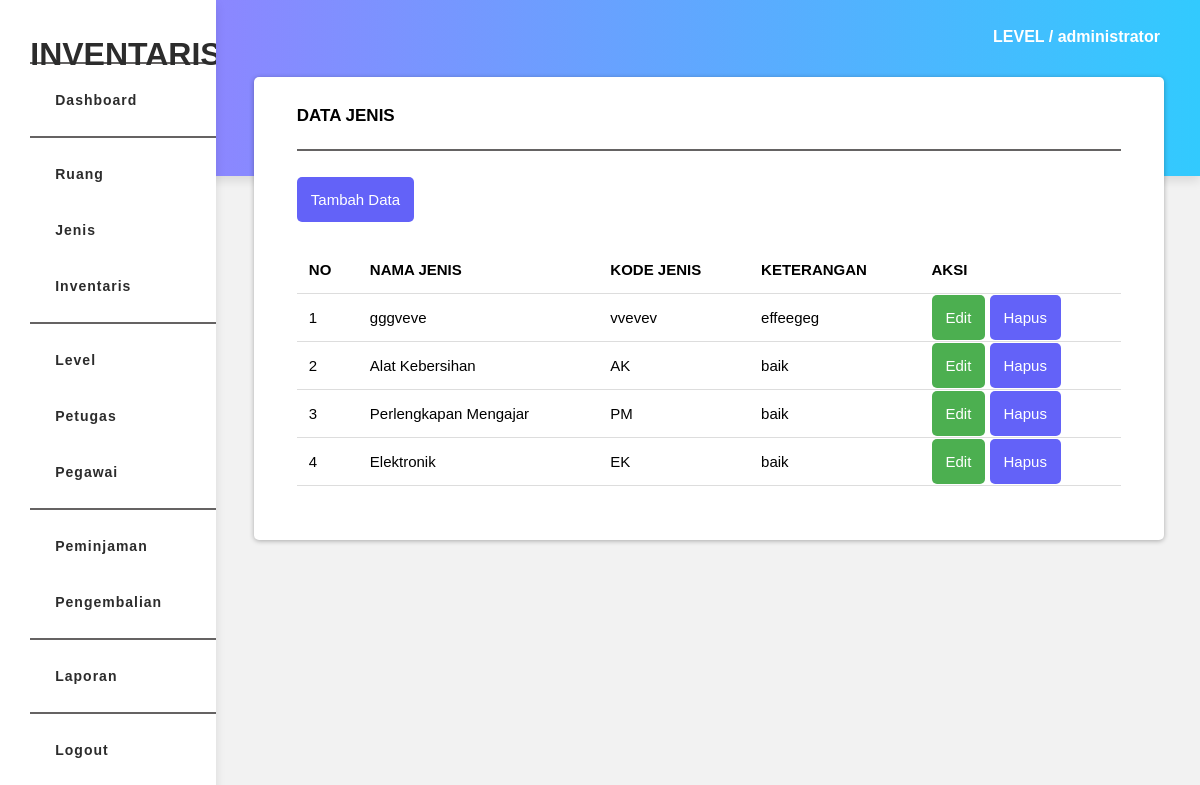
Page /views/jenis/view_jenis.php (signed in) on the committed database.
### tables this page shows
CREATE TABLE `jenis` (
  `id_jenis` int(11) NOT NULL,
  `nama_jenis` varchar(22) NOT NULL,
  `kode_jenis` varchar(10) NOT NULL,
  `keterangan` text NOT NULL
);

### function/connect.php (called while the page is built, shortened)
<?php
class Connect
{
    private $host = 'localhost';
    private $user = 'root';
    private $pass = '';
    private $db   = 'inventaris';
    function __construct()
    {
        $this->conn = new mysqli($this->host, $this->user, $this->pass, $this->db);
    }
}
?>

### function/f_jenis.php (called while the page is built, shortened)
<?php
include 'connect.php';
class Jenis extends Connect
{
    public function view()
    {
        $query = "SELECT * FROM jenis ORDER BY id_jenis DESC";
        $hasil = $this->conn->query($query);
        $rows = mysqli_num_rows($hasil);
        if($rows >= 1){
            while($row = $hasil->fetch_assoc())
            {
                $result[] = $row;
            }
            return $result;
        }
    }
}
?>

### views/jenis/view_jenis.php (the view, shortened to what this page needs)
<!DOCTYPE html>
<html>
<head>
	<link rel="stylesheet" href="../../assets/css/style.css">
</head>
<body>
		<?php include '../../page/dashboard/sidebar.php'; ?>
	<div class="container">
		<div class="text-level" style="margin-top: 3%;">
			<h4>LEVEL / <?php echo $_SESSION['level']; ?></h4>
		</div>
		<div class="section">
				<div class="text-table">
						<h4>Data Jenis</h4>
				</div>
				<hr class="line">
				<div class="table">
						<div class="btn-input">
								<a href="add_jenis.php" class="btn btn-red">Tambah Data</a>
						</div>
						<table class="table-border">
							<thead>
								<tr>
									<th>NO</th>
									<th>NAMA JENIS</th>
									<th>KODE JENIS</th>
									<th>KETERANGAN</th>
									<th>AKSI</th>
								</tr>
							</thead>
							<?php
							include '../../function/f_jenis.php';
							$jenis = new Jenis;
							$no = 1;
							$j = $jenis->view();
							if($j < 1) {
								echo "<td colspan='5'>Belum Ada Data</td>";
							}else if($j > 1){
							foreach($j as $row){
							?>
							<tbody>
								<tr>
									<td><?php echo $no++; ?></td>
									<td><?php echo $row['nama_jenis']; ?></td>
									<td><?php echo $row['kode_jenis']; ?></td>
									<td><?php echo $row['keterangan']; ?></td>
									<td>
										<a href="update_jenis.php?id=<?php echo $row['id_jenis']; ?>" class="btn btn-green">Edit</a>
										<a href="delete_jenis.php?id=<?php echo $row['id_jenis']; ?>" class="btn btn-red" onclick="return confirm('Anda Yakin Menghapus Jenis <?php echo $row['nama_jenis']; ?> ?')">Hapus</a>
									</td>
								</tr>
							</tbody>
							<?php } } ?>
						</table>
				</div>
		</div>
	</div>
</body>
</html>

### assets/css/style.css (style rules this page uses)
body { background-color: #f2f2f2; font-family: sans-serif; }
a { text-decoration: none; }
.btn-red { background-color: #6362f8 !important; }
.btn-green { background-color: #4CAF50 !important; }
.btn-input { margin-top: 40px; margin-bottom: 37px; }
.btn { color: #fff; padding: 14px; font-size: 15px; border: none; border-radius: 5px; cursor: pointer; }
.container { margin-left: 20%; margin-top: 1%; position: relative; }
.text-level { margin-left: 79%; margin-top: -3.5%; font-family: sans-serif; color: #fff; }
.section { background-color: #fff; padding: 30px 43px; box-shadow: 0 1px 5px rgba(0, 0, 0, 0.3); display: inline-block; width: 87%; margin: 9px; border-radius: 5px; margin-bottom: 5%; }
.table { margin-top: 22px; margin-bottom: 24px; }
.table-border { width: 100%; border-collapse: collapse; }
th, td { border-bottom: 1.5px solid #ddd; padding: 15px 12px; text-align: left; font-size: 15px; }
.text-table { margin-top: -23px; font-size: 17px; text-transform: uppercase; }
.line { border: 0.5px solid #656363; }

### rows in the picture
jenis: nama_jenis "gggveve", kode_jenis "vvevev", keterangan "effeegeg"
jenis: nama_jenis "Alat Kebersihan", kode_jenis "AK", keterangan "baik"
jenis: nama_jenis "Perlengkapan Mengajar", kode_jenis "PM", keterangan "baik"
jenis: nama_jenis "Elektronik", kode_jenis "EK", keterangan "baik"

### other values in the picture
$_SESSION['level'] "administrator"
